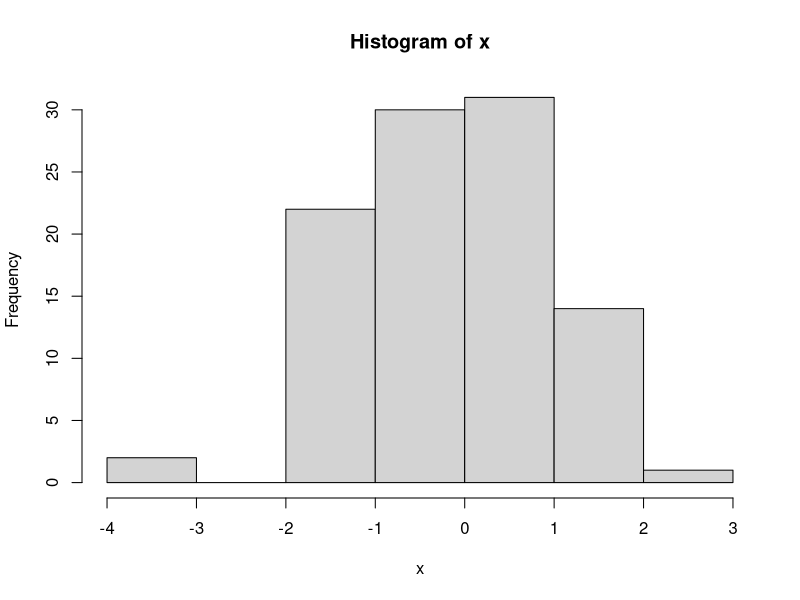

The R script that drew this image:
## ---- chunk 1
#| echo: false
# This prints the name of a function with its arguments
print_function = function(x) {
	desc = capture.output( str(x, give.attr = F) )
	out = sub(pattern = "function ", replacement = substitute(x), x = desc,
		fixed = TRUE)
	cat(paste(out, collapse = "\n"))
}
## ---- chunk 2
x = rnorm(100)
hist(x)
head(x, 20)
